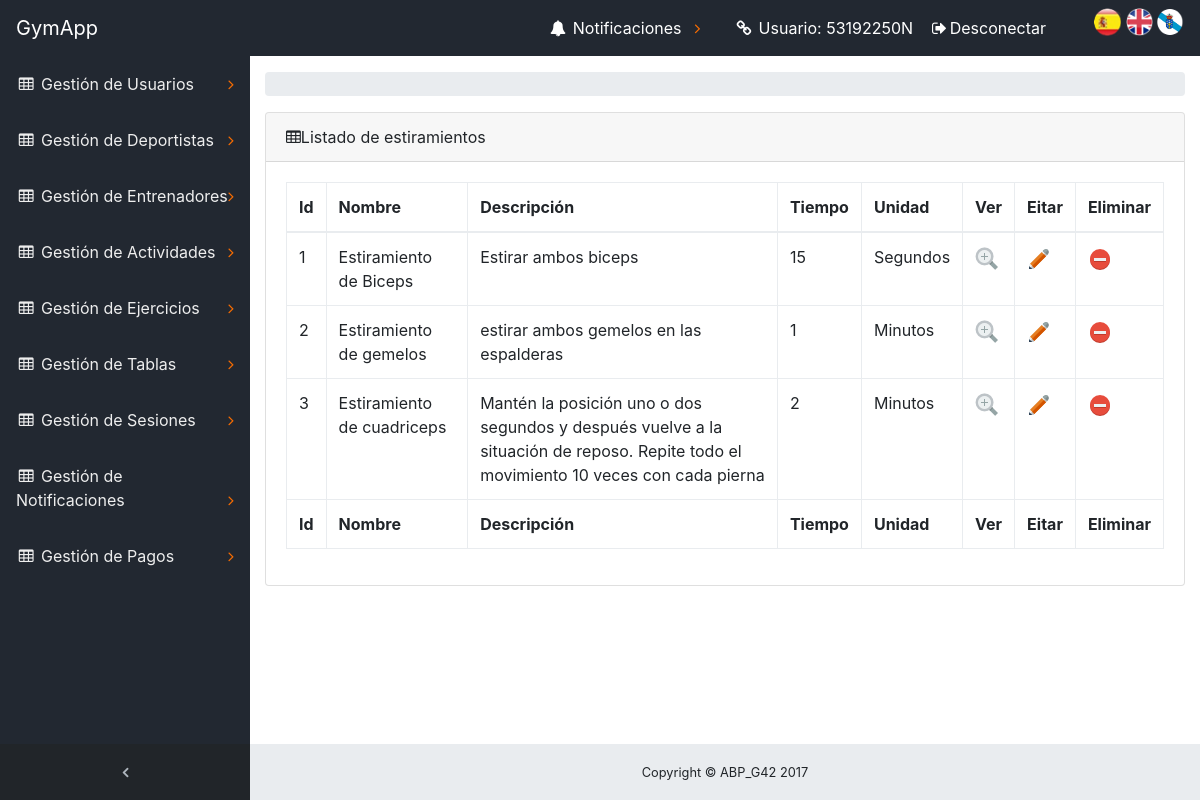
/ABP/index.php?controller=Ejercicio&action=estiramientoListar (signed in), run on the app's committed database.
### tables this page shows
CREATE TABLE `estiramiento` (
  `idEjercicio` bigint(20) NOT NULL,
  `tiempo` smallint(6) NOT NULL,
  `unidad` varchar(8) DEFAULT NULL
);

CREATE TABLE `ejercicio` (
  `idEjercicio` bigint(20) NOT NULL,
  `nombre` varchar(60) DEFAULT NULL,
  `descripcion` text,
  `video` binary(1) DEFAULT NULL,
  `imagen` binary(1) DEFAULT NULL
);

### ABP/core/ViewManager.php (called while the page is built, shortened)
<?php
class ViewManager {
	private $variables = array();
	public function setVariable($varname, $value, $flash=false) {
		$this->variables[$varname] = $value;
	}
	public function getVariable($varname, $default=NULL) {
		if (!isset($this->variables[$varname])) {
			return $default;
		}
		return $this->variables[$varname];
	}
	public function render($controller, $viewname) {
		include(__DIR__ . "/../view/$controller/$viewname.php");
	}
	private static $viewmanager_singleton = NULL;
	public static function getInstance() {
		if (self::$viewmanager_singleton == null) {
			self::$viewmanager_singleton = new ViewManager();
		}
		return self::$viewmanager_singleton;
	}
}

### ABP/controller/EjercicioController.php (called while the page is built, shortened)
<?php
require_once(__DIR__."/../core/ViewManager.php");
require_once(__DIR__ . "/../model/EjercicioMapper.php");
require_once(__DIR__ . "/../model/EjercicioEstiramientoMapper.php");
class EjercicioController extends BaseController{
    public function estiramientoListar() {
        $this->estiramientoMapper = new EjercicioEstiramientoMapper();
        $listaEstiramiento = $this->estiramientoMapper->listarEstiramiento();
        if(!isset($listaEstiramiento) OR empty($listaEstiramiento)){
             $errors["username"] = "No hay estiramientos disponibles";
                $this->view->setFlash($errors["username"]);
        }else{
            $this->view->setVariable("estiramientos", $listaEstiramiento);
        }
        $this->view->render("ejercicios/estiramiento", "estiramientoSHOWALL");
    }
}
?>

### ABP/index.php (called while the page is built, shortened)
<?php
function run() {
	try {
		$controller = loadController($_GET["controller"]);
		$actionName = $_GET["action"];
		$controller->$actionName();
	} catch(Exception $ex) {
		die("An exception occured!!!!!".$ex->getMessage());
	}
}
function loadController($controllerName) {
	return new $controllerClassName();
}
run();
?>

### ABP/view/messages/messages_es.php (called while the page is built)
<?php
    $i18n_messages = array(
    	'Nombre'=> 'Nombre',
    	'Asunto' => 'Asunto',
    	'contenido' => 'contenido',
    	'nombre' => 'nombre',
    	'El atributo '=>'El atributo ',
    	' no puede ser vacío' => ' no puede ser vacío',
    	'Longitud incorrecta. El atributo ' => 'Longitud incorrecta. El atributo ',
    	' debe tener una longitud máxima de '=>' debe tener una longitud máxima de ',
    	' y tiene '=>' y tiene ',
    	'El atributo no sigue el formato correcto. Pruebe example@example.com' => 'El atributo no sigue el formato correcto. Pruebe example@example.com',
    	' contiene caracteres no alfabéticos'=>' contiene caracteres no alfabéticos',
    	' no esta comprendido en ['=>' no esta comprendido en [',
    	' no puede tener mas de ' => ' no puede tener mas de ',
    	'decimales'=>'decimales',
    	' no tiene 8 números seguidos de una letra: FORMATO INCORRECTO!!!'=>' no tiene 8 números seguidos de una letra: FORMATO INCORRECTO!!!',
    	'La letra del DNI no es correcta'=>'La letra del DNI no es correcta',
    	' no tiene un formato válido de telefeno.'=>' no tiene un formato válido de telefeno.',
    	' debe estar compuesto únicamente por digitos.'=>' debe estar compuesto únicamente por digitos.',
        'precio' => 'precio',
        ': activar para ordenar columna ascendentemente'=>': activar para ordenar columna ascendentemente',
        ': activar para ordenar columna descendentemente'=>': activar para ordenar columna descendentemente',
        'Primero' => 'Primero',
        'Último'=>'Último',
        'Siguiente'=>'Siguiente',
        'Anterior'=>'Anterior',
        'Tabla sin datos'=>'Tabla sin datos',
        'Mostrando _START_ a _END_ de _TOTAL_ elementos'=>'Mostrando _START_ a _END_ de _TOTAL_ elementos',
        'Mostrando 0 a 0 de 0 elementos'=>'Mostrando 0 a 0 de 0 elementos',
        '(filtrados de _MAX_ elementos totales)'=>'(filtrados de _MAX_ elementos totales)',
        'Mostrar _MENU_ elementos'=>'Mostrar _MENU_ elementos',
        'Cargando...'=>'Cargando...',
        'Procesando...'=>'Procesando...',
        'Buscar:'=>'Buscar:',
        'No se encontró nada'=>'No se encontró nada',
        'dni' => 'dni',
        'contraseña' => 'contraseña'
    );
?>

### ABP/core/I18n.php (called while the page is built, shortened)
<?php
class I18n {
	private $messages;
	public function setLanguage($language) {
		$this->messages = $i18n_messages;
	}
	public function i18n($key) {
		if (isset($this->messages[$key])){
			return $this->messages[$key];
		}else{
			return $key;
		}
	}
	private static $i18n_singleton = null;
	public static function getInstance() {
		if (self::$i18n_singleton == NULL) {
			self::$i18n_singleton = new I18n();
		}
		return self::$i18n_singleton;
	}
}
function i18n($key) {
	return I18n::getInstance()->i18n($key);
}

### ABP/model/EjercicioMapper.php (called while the page is built, shortened)
<?php
require_once(__DIR__."/../core/Access_DB.php");
Class EjercicioMapper{
	protected $db;
	public function __construct(){
		$this->db=PDOConnection::getInstance();
	}
	protected function esAdmin(){
		$stmt = $this->db->prepare("SELECT dniAdministrador FROM administrador WHERE dniAdministrador=?");
		$stmt->execute(array($_SESSION["currentuser"]));
		if ($stmt->fetchColumn() > 0) {
           	 return true;
		}
		return false;
	}
}
?>

### ABP/core/Access_DB.php (called while the page is built, shortened)
<?php
class PDOConnection {
	private static $db_singleton = null;
	public static function getInstance() {
		if (self::$db_singleton == null) {
			self::$db_singleton = new PDO(
			"mysql:host=".HOST.";dbname=".DB.";charset=utf8",
			USER,
			PASS,
			array(
				PDO::ATTR_EMULATE_PREPARES => false,
				PDO::ATTR_ERRMODE => PDO::ERRMODE_EXCEPTION)
			);
		}
		return self::$db_singleton;
	}
}
?>

### ABP/model/EjercicioEstiramientoMapper.php (called while the page is built, shortened)
<?php
require_once(__DIR__."/../core/Access_DB.php");
require_once(__DIR__."/EjercicioMapper.php");
Class EjercicioEstiramientoMapper extends EjercicioMapper{
	public function listarEstiramiento(){
		if(parent::esAdmin()){
			$stmt = $this->db->prepare("SELECT ejercicio.*, estiramiento.tiempo, estiramiento.unidad FROM ejercicio, estiramiento WHERE ejercicio.idEjercicio = estiramiento.idEjercicio");
			$stmt -> execute();
			$lista = $stmt->fetchAll();
		}
		return $lista;
	}
}
?>

### ABP/View/ejercicios/estiramiento/estiramientoSHOWALL.php (the view, shortened to what this page needs)
<?php
$view = ViewManager::getInstance();
$listaEstiramientos = $view->getVariable("estiramientos");
?>
<div class="content-wrapper">
            <div class="container-fluid">
                <ol class="breadcrumb">
                </ol>
                <div class="card mb-3">
                    <div class="card-header">
                        <i class="fa fa-table"></i><?= i18n("Listado de estiramientos") ?></div>
                    <div class="card-body">
                        <div class="table-responsive">
                            <table class="table table-bordered" id="dataTable" width="100%" cellspacing="0" >
                                <thead>
                                    <tr>
                                        <th><?= i18n("Id") ?></th>
                                        <th><?= i18n("Nombre") ?></th>
                                        <th><?= i18n("Descripción") ?></th>
                                         <th><?= i18n("Tiempo") ?></th>
                                        <th><?= i18n("Unidad") ?></th>
                                        <th><?= i18n("Ver") ?></th>
                                        <th><?= i18n("Eitar") ?></th>
                                        <th><?= i18n("Eliminar") ?></th>
                                    </tr>
                                </thead>
                                <tfoot>
                                    <tr>
                                        <th><?= i18n("Id") ?></th>
                                        <th><?= i18n("Nombre") ?></th>
                                        <th><?= i18n("Descripción") ?></th>
                                        <th><?= i18n("Tiempo") ?></th>
                                        <th><?= i18n("Unidad") ?></th>
                                        <th><?= i18n("Ver") ?></th>
                                        <th><?= i18n("Eitar") ?></th>
                                        <th><?= i18n("Eliminar") ?></th>
                                    </tr>
                                </tfoot>
                                <tbody>
                                    <?php if(!empty($listaEstiramientos)){ ?>
                                    <?php foreach($listaEstiramientos as $estiramiento){ ?>
                                        <tr>
                                            <td><?php echo $estiramiento["idEjercicio"]; ?></td>
                                            <td><?php echo $estiramiento["nombre"]; ?></td>
                                            <td><?php echo $estiramiento["descripcion"]; ?></td>
                                            <td><?php echo $estiramiento["tiempo"]; ?></td>
                                            <td><?php echo $estiramiento["unidad"]; ?></td>
                                            <td>
                                                <a href='./index.php?controller=Ejercicio&amp;action=estiramientoVer&amp;idEjercicio=<?php echo $estiramiento["idEjercicio"];?>'><img src='./view/Icons/detalle.png'>
                                                </a>
                                            </td>
                                            <td>
                                                <a href='./index.php?controller=Ejercicio&amp;action=estiramientoEdit&amp;idEjercicio=<?php echo $estiramiento["idEjercicio"];?>'><img src='./view/Icons/edit.png'>
                                                </a>
                                            </td>
                                            <td>
                                                <a href='./index.php?controller=Ejercicio&amp;action=estiramientoRemove&amp;idEjercicio=<?php echo $estiramiento["idEjercicio"];?>'><img src='./view/Icons/delete.png'>
                                                </a>
                                            </td>
                                        </tr>
                                    <?php }} ?>
                                </tbody>
                            </table>
                        </div>
                    </div>
                </div>
            </div>
</div>

### ABP/view/css/sb-admin.css (style rules this page uses)
html { position: relative; min-height: 100%; }
body { overflow-x: hidden; }
body.sticky-footer { margin-bottom: 56px; }
body.sticky-footer .content-wrapper { min-height: calc(100vh - 56px - 56px); }
body.fixed-nav { padding-top: 56px; }
.content-wrapper { min-height: calc(100vh - 56px); padding-top: 1rem; }
.content-wrapper { overflow-x: hidden; background: white; }
@media (min-width: 992px) { .content-wrapper { margin-left: 250px; } }

### data on the page
estiramiento: idEjercicio.idEjercicio "1", idEjercicio.nombre "Estiramiento de Biceps", idEjercicio.descripcion "Estirar ambos biceps", tiempo "15", unidad "Segundos"
estiramiento: idEjercicio.idEjercicio "2", idEjercicio.nombre "Estiramiento de gemelos", idEjercicio.descripcion "estirar ambos gemelos en las espalderas", tiempo "1", unidad "Minutos"
estiramiento: idEjercicio.idEjercicio "3", idEjercicio.nombre "Estiramiento de cuadriceps", idEjercicio.descripcion "Mantén la posición uno o dos segundos y después vuelve a la situación de reposo. Repite todo el movimiento 10 veces con cada pierna", tiempo "2", unidad "Minutos"

### other printed values
i18n("GymApp") "GymApp"
i18n("Gestión de Usuarios") "Gestión de Usuarios"
i18n("Gestión de Deportistas") "Gestión de Deportistas"
i18n("Gestión de Entrenadores") "Gestión de Entrenadores"
i18n("Gestión de Actividades") "Gestión de Actividades"
i18n("Gestión de Ejercicios") "Gestión de Ejercicios"
i18n("Gestión de Tablas") "Gestión de Tablas"
i18n("Gestión de Sesiones") "Gestión de Sesiones"
i18n("Gestión de Notificaciones") "Gestión de Notificaciones"
i18n("Gestión de Pagos") "Gestión de Pagos"
i18n("Notificaciones") "Notificaciones"
i18n("Usuario") "Usuario"
$_SESSION['currentuser'] "53192250N"
i18n("Desconectar") "Desconectar"
i18n("Listado de estiramientos") "Listado de estiramientos"
